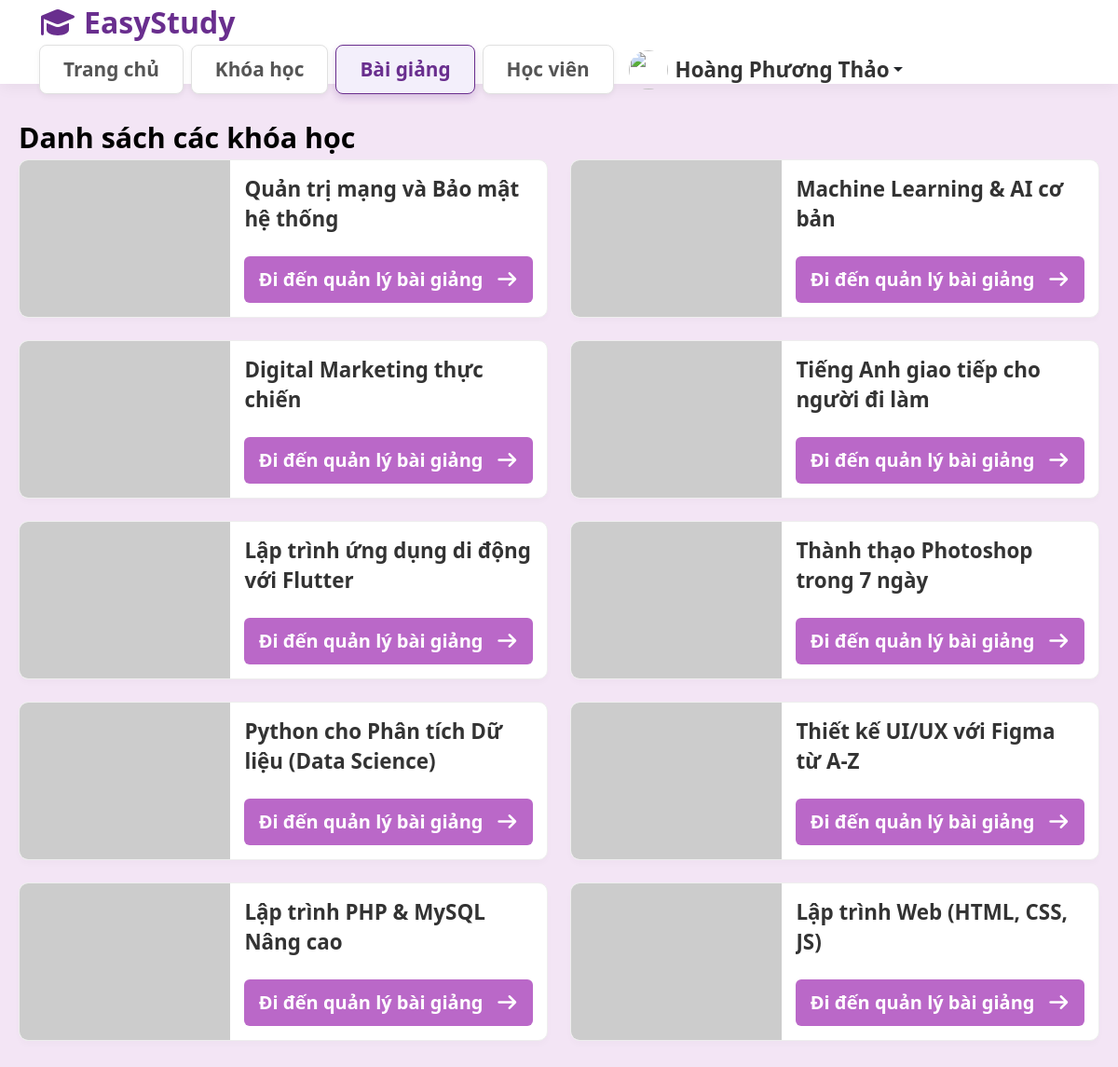
Screenshot of /views/instructor/lessons/index.php (signed in) with the database file from the repository.
### tables this page shows
CREATE TABLE courses (
    id INT AUTO_INCREMENT PRIMARY KEY,
    title VARCHAR(255) NOT NULL,
    description TEXT,
    instructor_id INT,
    category_id INT,
    price DECIMAL(10,2) DEFAULT 0.00,
    duration_weeks INT DEFAULT 0,
    level ENUM('Beginner', 'Intermediate', 'Advanced') NOT NULL,
    image VARCHAR(255),
    created_at DATETIME DEFAULT CURRENT_TIMESTAMP,
    updated_at DATETIME DEFAULT CURRENT_TIMESTAMP ON UPDATE CURRENT_TIMESTAMP,
    CONSTRAINT fk_course_instructor FOREIGN KEY (instructor_id) REFERENCES users(id) ON DELETE SET NULL ON UPDATE CASCADE,
    CONSTRAINT fk_course_category FOREIGN KEY (category_id) REFERENCES categories(id) ON DELETE SET NULL ON UPDATE CASCADE
);

### config/Database.php (called while the page is built, shortened)
<?php
class Database {
    private $host = '127.0.0.1';
    private $db = 'onlinecourse';
    private $user = 'root';
    private $pass = '';
    private $charset = 'utf8mb4';
    public function __construct() {
        $dsn = "mysql:host={$this->host};dbname={$this->db};charset={$this->charset}";
        try {
            $this->pdo = new PDO($dsn, $this->user, $this->pass, [
                PDO::ATTR_ERRMODE => PDO::ERRMODE_EXCEPTION,
                PDO::ATTR_DEFAULT_FETCH_MODE => PDO::FETCH_ASSOC,
                PDO::ATTR_EMULATE_PREPARES => false,
            ]);
        } catch (\PDOException $e) {
            throw new \PDOException($e->getMessage(), (int)$e->getCode());
        }
    }
}
?>

### models/Course.php (called while the page is built, shortened)
<?php
class Course {
    private $conn;
    public function __construct() {
        $db = new Database();
        $this->conn = $db->pdo;
    }    public function getDefaultCourses() {
    return [
         'lap-trinh-web' => [
                'id' => '1',
                'title' => 'Lập trình Web (HTML, CSS, JS)',
                'sub_title' => 'Học nền tảng Web',
                'teacher_name' => 'Trịnh Thị Vân',
                'teacher_avatar' => 'https://media.vov.vn/sites/default/files/styles/large/public/2023-09/4_47.jpg',
                'teacher_bio' => [
                    'Giảng viên CNTT',
                    'Chuyên về Web Development'
                ],
                'banner_img' => 'https://blog.xprofile.vn/wp-content/uploads/2023/03/Lo-trinh-web-developer-tu-co-ban-den-nang-cao-la-gi-e1679546066297.jpeg',
                'bg_color' => 'linear-gradient(135deg, #0f204b 0%, #2c1a66 100%)',
                'duration' => '8 tuần',
                'chapters' => '12 chương',
                'description' => 'Khóa học dành cho người mới bắt đầu muốn tự tay xây dựng giao diện website hoàn chỉnh từ con số 0.',
                'learn_goals' => [
                    'Hiểu HTML, CSS, JavaScript',
                    'Xây dựng layout chuẩn responsive',
                    'Hiểu tư duy UI cơ bản',
                ],
                'outcomes' => [
                    'Tự tạo website cơ bản',
                    'Biết triển khai giao diện chuyên nghiệp',
                    'Nắm vững nền tảng Web'
                ]
            ],
                'php-mysql-nang-cao' => [
                'id' => '2',
                'title' => 'Lập trình PHP & MySQL Nâng cao',
                'sub_title' => 'Làm chủ Backend',
                'teacher_name' => 'Nguyễn Văn Tiến',
                'teacher_avatar' => 'https://img.tripi.vn/cdn-cgi/image/width=700,height=700/https://cdn-media.sforum.vn/storage/app/media/thanhhuyen/%E1%BA%A3nh%20s%C6%A1n%20t%C3%B9ng%20mtp/1/anh-son-tung-mtp-1.jpg',
                'teacher_bio' => ['Chuyên gia Backend', '10 năm kinh nghiệm'],
                'banner_img' => 'https://key.com.vn/upload/article/contents/lap-trinh-web-voi-php-mysql-1.png',
                'bg_color' => 'linear-gradient(135deg, #1a237e 0%, #2c1a66 100%)',
                'duration' => '12 tuần',
                'chapters' => '14 chương',
                'description' => 'Làm chủ Backend với mô hình MVC, OOP và bảo mật ứng dụng web thực tế.',
                'learn_goals' => [
                    'Hiểu OOP trong PHP',
                    'Xây dựng hệ thống MVC',
                    'Thiết kế CSDL MySQL chuẩn'
                ],
                'outcomes' => [
                    'Tự xây dựng Website có Backend',
                    'Biết bảo mật cơ bản',
                    'Làm chủ MySQL nâng cao'
                ]
            ],
            'ui-ux-figma' => [
                'id' => '3',
                'title' => 'Thiết kế UI/UX với Figma từ A-Z',
                'sub_title' => 'Làm chủ Figma',
                'teacher_name' => 'Hoàng Phương Thảo',
                'teacher_avatar' => 'https://cdn.tienphong.vn/images/5e2829db240faf9d8eff1c5640e7a6743316af63a1c947ae548e0e11672c2eebf0ca7ea95604f1801b5908427e7f00fe/l21.jpg',
                'teacher_bio' => ['UI/UX Designer', '5 năm kinh nghiệm'],
                'banner_img' => 'https://img.freepik.com/free-vector/gradient-style-ui-ux-background_52683-69621.jpg',
                'bg_color' => 'linear-gradient(135deg, #673ab7 0%, #512da8 100%)',
                'duration' => '6 tuần',
                'chapters' => '8 chương',
                'description' => 'Học tư duy thiết kế và sử dụng thành thạo Figma để tạo ra các giao diện ứng dụng đẹp mắt.',
                'learn_goals' => [
                    'Tư duy UI/UX',
                    'Hiểu layout, typography',
                    'Thiết kế prototype'
                ],
                'outcomes' => [
                    'Biết dùng Figma chuyên nghiệp',
                    'Thiết kế giao diện App/Web',
                    'Tạo Portfolio cá nhân'
                ]
            ],
            'python-data-science' => [
                'id' => '4',
                'title' => 'Python cho Phân tích Dữ liệu (Data Science)',
                'sub_title' => 'Làm chủ Python',
                'teacher_name' => 'Trần Thị Minh Thư',
                'teacher_avatar' => 'https://media.vov.vn/sites/default/files/styles/large/public/2021-01/bts_jungkook_pics.jpg',
                'teacher_bio' => ['Data Analyst', '5 năm kinh nghiệm'],
                'banner_img' => 'https://upload.wikimedia.org/wikipedia/commons/thumb/f/f8/Python_logo_and_wordmark.svg/2560px-Python_logo_and_wordmark.svg.png',
                'bg_color' => 'linear-gradient(135deg, #1565c0 0%, #283593 100%)',
                'duration' => '10 tuần',
                'chapters' => '12 chương',
                'description' => 'Khám phá sức mạnh của dữ liệu với Pandas, NumPy và Matplotlib.',
                'learn_goals' => [
                    'Xử lý dữ liệu bằng Pandas',
                    'Tối ưu code Python',
                    'Vẽ biểu đồ với Matplotlib'
                ],
                'outcomes' => [
                    'Phân tích dữ liệu thực tế',
                    'Hiểu Data Pipeline',
                    'Tạo báo cáo trực quan'
                ]
            ],
            'photoshop-co-ban' => [
                'id' => '5',
                'title' => 'Thành thạo Photoshop trong 7 ngày',
                'sub_title' => 'Làm chủ thiết kế',
                'teacher_name' => 'Chưa đề cập',
                'teacher_avatar' => 'https://t4.ftcdn.net/jpg/05/49/98/39/360_F_549983970_bRCkYfk0P6PP5fveM072efagRg8JuC8e.jpg',
                'teacher_bio' => ['Graphic Designer', '8 năm kinh nghiệm'],
                'banner_img' => 'https://static1.makeuseofimages.com/wordpress/wp-content/uploads/2016/10/photoshop-cc-guide.jpg',
                'bg_color' => 'linear-gradient(135deg, #1a237e 0%, #0d47a1 100%)',
                'duration' => '1 tuần',
                'chapters' => '7 chương',
                'description' => 'Khóa học cấp tốc giúp bạn chỉnh sửa ảnh, blend màu và thiết kế banner chuyên nghiệp.',
                'learn_goals' => [
                    'Hiểu công cụ Photoshop',
                    'Cắt ghép ảnh chuyên nghiệp',
                    'Blend màu chuẩn'
                ],
                'outcomes' => [
                    'Thiết kế banner',
                    'Retouch ảnh',
                    'Làm chủ Photoshop cơ bản'
                ]
            ],
            'flutter-mobile' => [
                'id' => '6',
                'title' => 'Lập trình ứng dụng di động với Flutter',
                'sub_title' => 'Làm chủ Mobile App',
                'teacher_name' => 'Chưa đề cập',
                'teacher_avatar' => 'https://t4.ftcdn.net/jpg/05/49/98/39/360_F_549983970_bRCkYfk0P6PP5fveM072efagRg8JuC8e.jpg',
                'teacher_bio' => ['Mobile Developer', '6 năm kinh nghiệm'],
                'banner_img' => 'https://upload.wikimedia.org/wikipedia/commons/1/17/Google-flutter-logo.png',
                'bg_color' => 'linear-gradient(135deg, #1a237e 0%, #0d47a1 100%)',
                'duration' => '16 tuần',
                'chapters' => '18 chương',
                'description' => 'Xây dựng ứng dụng đa nền tảng cho iOS & Android chỉ với 1 codebase.',
                'learn_goals' => [
                    'Hiểu cấu trúc Flutter',
                    'Quản lý state (Provider/BLoC)',
                    'Kết nối API Restful'
                ],
                'outcomes' => [
                    'Tạo ứng dụng hoàn chỉnh',
                    'Triển khai lên CH Play/AppStore',
                    'Làm chủ Flutter'
                ]
            ],
            'tieng-anh-giao-tiep' => [
                'id' => '7',
                'title' => 'Tiếng Anh giao tiếp cho người đi làm',
                'sub_title' => 'Tự tin nói tiếng Anh',
                'teacher_name' => 'Chưa đề cập',
                'teacher_avatar' => 'https://t4.ftcdn.net/jpg/05/49/98/39/360_F_549983970_bRCkYfk0P6PP5fveM072efagRg8JuC8e.jpg',
                'teacher_bio' => ['Giảng viên tiếng Anh doanh nghiệp', '6 năm kinh nghiệm'],
                'banner_img' => 'https://aten.edu.vn/wp-content/uploads/2022/05/hinh-anh-tieng-anh-giao-tiep-la-gi-so-1.jpg',
                'bg_color' => 'linear-gradient(135deg, #0d47a1 0%, #1a237e 100%)',
                'duration' => '8 tuần',
                'chapters' => '12 chương',
                'description' => 'Tự tin giao tiếp trong môi trường công sở, viết email và thuyết trình bằng tiếng Anh.',
                'learn_goals' => [
                    'Giao tiếp công sở',
                    'Thuyết trình tiếng Anh',
                    'Viết email chuẩn'
                ],
                'outcomes' => [
                    'Tự tin nói chuyện',
                    'Giao tiếp trôi chảy',
                    'Ứng dụng vào công việc'
                ]
            ],
            'digital-marketing' => [
                'id' => '8',
                'title' => 'Digital Marketing thực chiến',
                'sub_title' => 'Làm chủ Marketing',
                'teacher_name' => 'Chưa đề cập',
                'teacher_avatar' => 'https://t4.ftcdn.net/jpg/05/49/98/39/360_F_549983970_bRCkYfk0P6PP5fveM072efagRg8JuC8e.jpg',
                'teacher_bio' => ['Marketer', '7 năm kinh nghiệm'],
                'banner_img' => 'https://mir-s3-cdn-cf.behance.net/project_modules/hd/1a3c0c18546659.562cb438b98a8.png',
                'bg_color' => 'linear-gradient(135deg, #4a148c 0%, #6a1b9a 100%)',
                'duration' => '8 tuần',
                'chapters' => '10 chương',
                'description' => 'Chiến lược SEO, quảng cáo Facebook/Google Ads và xây dựng thương hiệu cá nhân.',
                'learn_goals' => [
                    'Nắm SEO cơ bản',
                    'Chạy quảng cáo FB/Google',
                    'Xây dựng thương hiệu'
                ],
                'outcomes' => [
                    'Tự chạy quảng cáo',
                    'Biết phân tích chiến dịch',
                    'Áp dụng thực tế'
                ]
            ],
            'machine-learning-ai' => [
                'id' => '9',
                'title' => 'Machine Learning & AI cơ bản',
                'sub_title' => 'Học AI từ con số 0',
                'teacher_name' => 'Chưa đề cập',
                'teacher_avatar' => 'https://t4.ftcdn.net/jpg/05/49/98/39/360_F_549983970_bRCkYfk0P6PP5fveM072efagRg8JuC8e.jpg',
                'teacher_bio' => ['AI Engineer', '6 năm kinh nghiệm'],
                'banner_img' => 'https://www.smartdatacollective.com/wp-content/uploads/2018/11/Machine-learning-scaled.jpg',
                'bg_color' => 'linear-gradient(135deg, #004d40 0%, #00695c 100%)',
                'duration' => '14 tuần',
                'chapters' => '16 chương',
                'description' => 'Bước đầu tiếp cận trí tuệ nhân tạo, xây dựng các mô hình dự đoán đơn giản.',
                'learn_goals' => [
                    'Hiểu thuật toán ML',
                    'Xử lý dữ liệu',
                    'Training mô hình'
                ],
                'outcomes' => [
                    'Xây dựng mô hình dự đoán',
                    'Hiểu AI cơ bản',
                    'Áp dụng ML vào thực tế'
                ]
            ],
            'quan-tri-mang' => [
                'id' => '10',
                'title' => 'Quản trị mạng và Bảo mật hệ thống',
                'sub_title' => 'Làm chủ mạng máy tính',
                'teacher_name' => 'Chưa đề cập',
                'teacher_avatar' => 'https://t4.ftcdn.net/jpg/05/49/98/39/360_F_549983970_bRCkYfk0P6PP5fveM072efagRg8JuC8e.jpg',
                'teacher_bio' => ['System Admin', '10 năm kinh nghiệm'],
                'banner_img' => 'https://thumbs.dreamstime.com/b/cyber-security-shield-logo-design-information-network-protection-vector-internet-safety-logotype-121786777.jpg',
                'bg_color' => 'linear-gradient(135deg, #1b5e20 0%, #2e7d32 100%)',
                'duration' => '10 tuần',
                'chapters' => '14 chương',
                'description' => 'Kiến thức nền tảng về mạng máy tính, cấu hình server và phòng chống tấn công mạng.',
                'learn_goals' => [
                    'Cấu hình server',
                    'Quản trị hệ thống',
                    'Bảo mật mạng'
                ],
                'outcomes' => [
                    'Triển khai Server cơ bản',
                    'Hiểu cơ chế bảo mật',
                    'Xử lý tấn công cơ bản'
                ]
            ]
        ];
    }
    public function getAll() {
        $stmt = $this->conn->prepare("SELECT * FROM courses ORDER BY id DESC");
        $stmt->execute();
        return $stmt->fetchAll();
    }
}
?>

### views/instructor/lessons/index.php (the view, shortened to what this page needs)
<?php
require_once __DIR__ . '/../../../config/Database.php';
require_once __DIR__ . '/../../../models/Course.php';
$courseModel = new Course();
$courses = $courseModel->getAll();
require_once __DIR__ . '/../../layouts/header_teacher.php';
?>
<!DOCTYPE html>
<html lang="vi">
<head>
    <link href="https://cdn.jsdelivr.net/npm/bootstrap@5.3.0/dist/css/bootstrap.min.css" rel="stylesheet">
    <link rel="stylesheet" href="https://cdnjs.cloudflare.com/ajax/libs/font-awesome/7.0.1/css/all.min.css">
    <link rel="stylesheet" href="/onlinecourse/assets/css/teacher.css?v=<?= time() ?>">
</head>
<body>
<div class="lesson-manage-container">
    <div class="lesson-manage-inner">
        <h2 class="page-title">Danh sách các khóa học</h2>
        <div class="row g-4">
            <?php if (!empty($courses)): ?>
                <?php foreach ($courses as $course): ?>
                    <div class="col-lg-6 col-12">
                        <div class="course-card">
                            <div class="card-img-wrapper">
                                <img src="<?= htmlspecialchars($course['image'] ?? 'assets/image/default_course.jpg') ?>"
                                     alt="Course Image"
                                     onerror="this.src='https://via.placeholder.com/300x200?text=No+Image'">
                            </div>
                            <div class="card-content-wrapper">
                                <h3 class="course-title" title="<?= htmlspecialchars($course['title']) ?>">
                                    <?= htmlspecialchars($course['title']) ?>
                                </h3>
                                <a href="/onlinecourse/index.php?controller=lesson&action=course_detail&course_id=<?= $course['id'] ?>"
                                   class="btn-detail-purple">
                                    Đi đến quản lý bài giảng <i class="fas fa-arrow-right ms-2"></i>
                                </a>
                            </div>
                        </div>
                    </div>
                <?php endforeach; ?>
            <?php else: ?>
                <div class="col-12 text-center py-5">
                    <p class="text-muted fs-5">Chưa có khóa học nào.</p>
                </div>
            <?php endif; ?>
        </div>
    </div>
</div>
</body>
</html>

### rows the page displays
courses: title "Quản trị mạng và Bảo mật hệ thống"
courses: title "Machine Learning & AI cơ bản"
courses: title "Digital Marketing thực chiến"
courses: title "Tiếng Anh giao tiếp cho người đi làm"
courses: title "Lập trình ứng dụng di động với Flutter"
courses: title "Thành thạo Photoshop trong 7 ngày"
courses: title "Python cho Phân tích Dữ liệu (Data Science)"
courses: title "Thiết kế UI/UX với Figma từ A-Z"
courses: title "Lập trình PHP & MySQL Nâng cao"
courses: title "Lập trình Web (HTML, CSS, JS)"

### other values shown
$displayName "Hoàng Phương Thảo"
